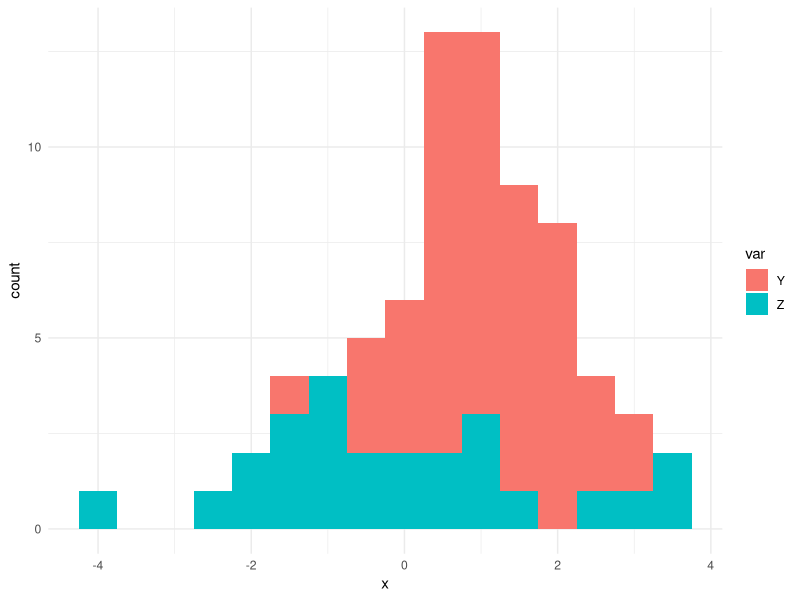
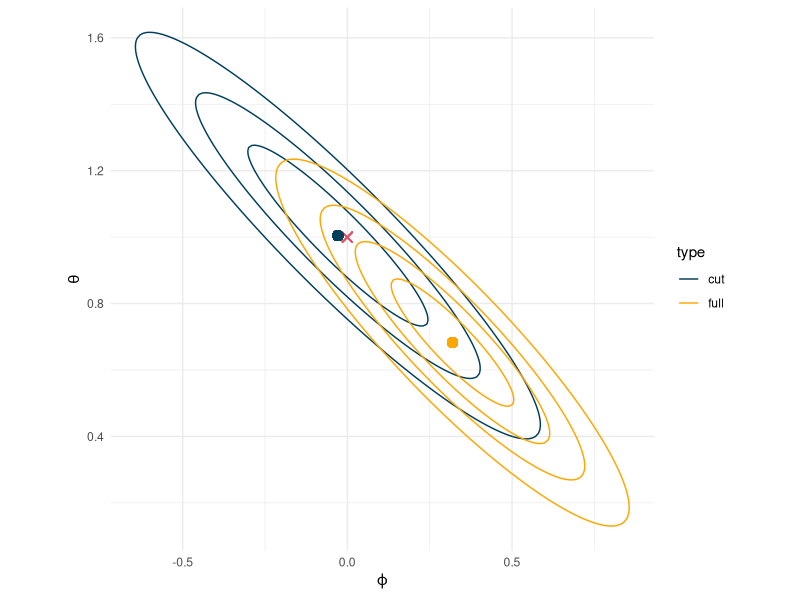

Reproduce these figures in R, in order.
## ---- chunk 1
library(mvtnorm)
library(dplyr)
library(ggplot2)
## ---- chunk 2
# Sample size
N <- 25
M <- 50

# True population parameters
PHI <- 0
THETA <- 1
SIGMA_Z <- 2
SIGMA_Y <- 1

# Prior parameters
SIGMA_PHI <- 1
SIGMA_THETA <- 0.5
## ---- chunk 3
set.seed(123)
Z <- rnorm(N, mean = PHI, sd = SIGMA_Z)
Y <- rnorm(M, mean = PHI + THETA, sd = SIGMA_Y)

# Initial scatterplot
df <- rbind(data.frame(x = Z, var = "Z"),
            data.frame(x = Y, var = "Y"))
ggplot(df, aes(x)) +
  geom_histogram(aes(fill = var), binwidth = 0.5) +
  theme_minimal()
## ---- chunk 4
# Full posterior
full_posterior <- function(n, m, Z, Y, sigma.z, sigma.y, sigma.phi, sigma.theta) {
  # Precision matrix
  P <- matrix(NA, 2, 2)
  P[1,1] <- n/sigma.z**2 + m/sigma.y**2 + 1/sigma.phi**2
  P[1,2] <- P[2,1] <- m/sigma.y**2
  P[2,2] <- m/sigma.y**2 + 1/sigma.theta**2
  
  # Covariance matrix
  S <- solve(P)

  # Mean
  tmp <- matrix(NA, 2, 1)
  mu <- S %*% c(sum(Z)/sigma.z**2 + sum(Y)/sigma.y**2, sum(Y)/sigma.y**2)
  
  return(list(mean = mu, covariance = S))
}

po_full <- full_posterior(N, M, Z, Y,
                          SIGMA_Z,
                          SIGMA_Y,
                          SIGMA_PHI,
                          SIGMA_THETA)
## ---- chunk 5
# Cut posterior
cut_posterior <- function(n, m, Z, Y, sigma.z, sigma.y, sigma.phi, sigma.theta) {
  # Precision matrix
  P <- matrix(NA, 2, 2)
  P[1,1] <- n/sigma.z**2 + m/sigma.y**2 + 1/sigma.phi**2 - m/(m*sigma.theta**2 + sigma.y**2)
  P[1,2] <- P[2,1] <- m/sigma.y**2
  P[2,2] <- m/sigma.y**2 + 1/sigma.theta**2
  
  # Covariance matrix
  S <- solve(P)

  # Mean
  tmp <- matrix(NA, 2, 1)
  mu <- S %*% c(sum(Z)/sigma.z**2 + sum(Y)/sigma.y**2 - m/(m*sigma.theta**2 + sigma.y**2),
                sum(Y)/sigma.y**2)
  
  return(list(mean = mu, covariance = S))
}

po_cut <- cut_posterior(N, M, Z, Y,
                        SIGMA_Z,
                        SIGMA_Y,
                        SIGMA_PHI,
                        SIGMA_THETA)
## ---- chunk 6
phi <- seq(-1.5, 1.5, 0.01)
theta <- seq(0, 2, 0.01)
sample_grid <- expand.grid(phi = phi, theta = theta)

d_full <- mvtnorm::dmvnorm(sample_grid,
                           mean = po_full$mean,
                           sigma = po_full$covariance)
d_cut <- mvtnorm::dmvnorm(sample_grid,
                          mean = po_cut$mean,
                          sigma = po_cut$covariance)

df_full <- sample_grid
df_full$z <- d_full
df_full$type <- "full"

df_cut <- sample_grid
df_cut$z <- d_cut
df_cut$type <- "cut"

df_po_density <- rbind(df_full, df_cut)

ggplot(df_po_density, aes(phi, theta, z = z, color = type)) + 
  geom_contour(bins = 5) +
  geom_point(aes(x = 0, y = 1), color = 2, size = 3, shape = 4) +
  geom_point(aes(x = po_cut$mean[1], y = po_cut$mean[2]), size = 3, color = "#003f5c") +
  geom_point(aes(x = po_full$mean[1], y = po_full$mean[2]), size = 3, color = "#ffa600") +
  labs(x = expression(varphi), y = expression(theta), type = "posterior") +
  scale_color_manual(values = c("#003f5c", "#ffa600")) +
  theme_minimal() +
  theme(aspect.ratio = 1)
